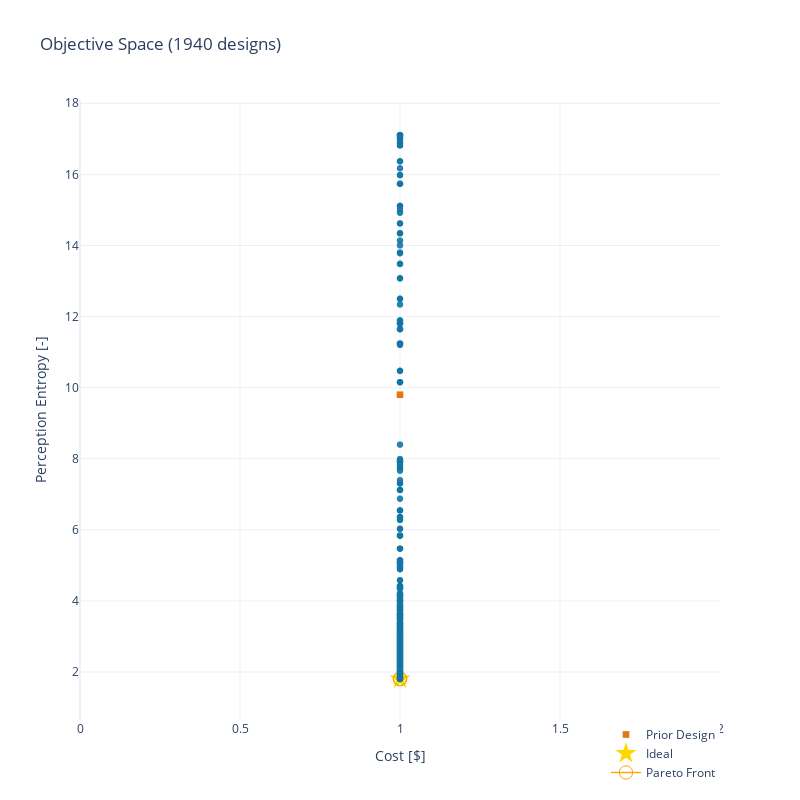

The cell this chart's notebook holds for it:
### Markdown cell above
## Plot the tradespace

Conveniently you can do this without the Problem definition, assuming you used the standard problem definition.

### Code cell
plot_tradespace(df)

### Figure 1 — Plotly figure (JSON) as saved in the notebook; plotly's stock layout.template omitted (floating-point values rounded to 4 significant figures; data arrays with more than 128 entries replaced by an {"elided": "..."} marker saying what was removed)
{"data": [{"customdata": {"elided": "1939x1 str values"}, "hovertemplate": "%{customdata[0]}<br>Cost [$]: %{x:.2f}<br>Perception Entropy [-]: %{y:.2f} ", "hovertext": {"elided": "1939 str values"}, "legendgroup": "", "marker": {"color": "#1276a4", "opacity": 0.9, "size": 6.667, "symbol": "circle"}, "mode": "markers", "name": "", "showlegend": false, "type": "scattergl", "x": {"elided": "1939 int values"}, "xaxis": "x", "y": {"elided": "1939 float values"}, "yaxis": "y"}, {"customdata": ["Name"], "hoverinfo": "text", "hovertemplate": "%{customdata[0]}<br>Cost [$]: %{x:.2f}<br>Perception Entropy [-]: %{y:.2f} ", "marker": {"color": "#dd6b00", "size": 6.667, "symbol": "square"}, "mode": "markers", "name": "Prior Design", "opacity": 0.9, "text": ["Prior Design"], "type": "scatter", "x": [1], "y": [9.801]}, {"hoverinfo": "none", "marker": {"color": "gold", "size": 16, "symbol": "star"}, "mode": "markers", "name": "Ideal", "type": "scatter", "x": [1], "y": [1.805]}, {"hoverinfo": "none", "line": {"color": "orange", "width": 1.333}, "marker": {"color": "orange", "size": 13.33, "symbol": "circle-open"}, "mode": "lines+markers", "name": "Pareto Front", "type": "scatter", "x": [1, 1, 1, 1, 1], "y": [1.805, 1.805, 1.805, 1.805, 1.805]}], "layout": {"clickmode": "event+select", "height": 800, "hovermode": "closest", "legend": {"tracegroupgap": 0, "x": 1, "xanchor": "right", "y": 0, "yanchor": "top"}, "title": {"text": "Objective Space (1940 designs)"}, "width": 800, "xaxis": {"anchor": "y", "domain": [0, 1], "range": [null, null], "title": {"text": "Cost [$]"}}, "yaxis": {"anchor": "x", "domain": [0, 1], "range": [null, null], "title": {"text": "Perception Entropy [-]"}}}}
